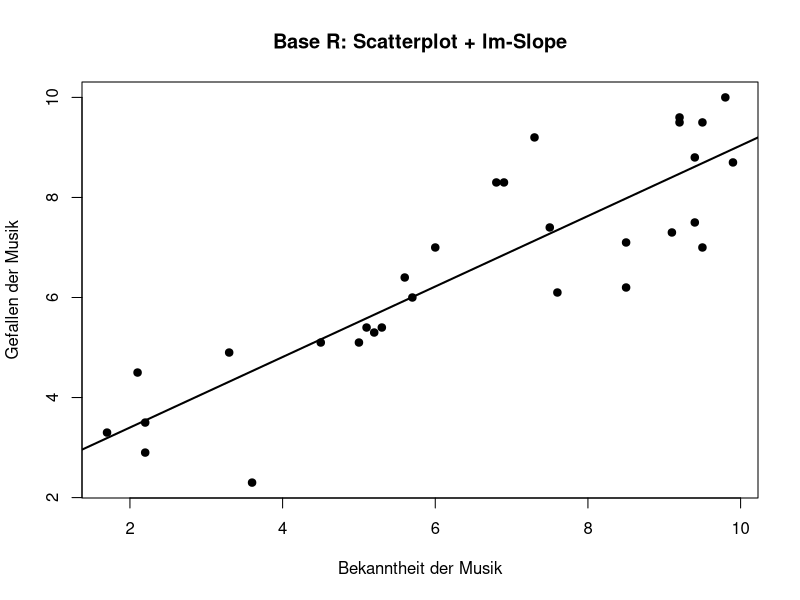
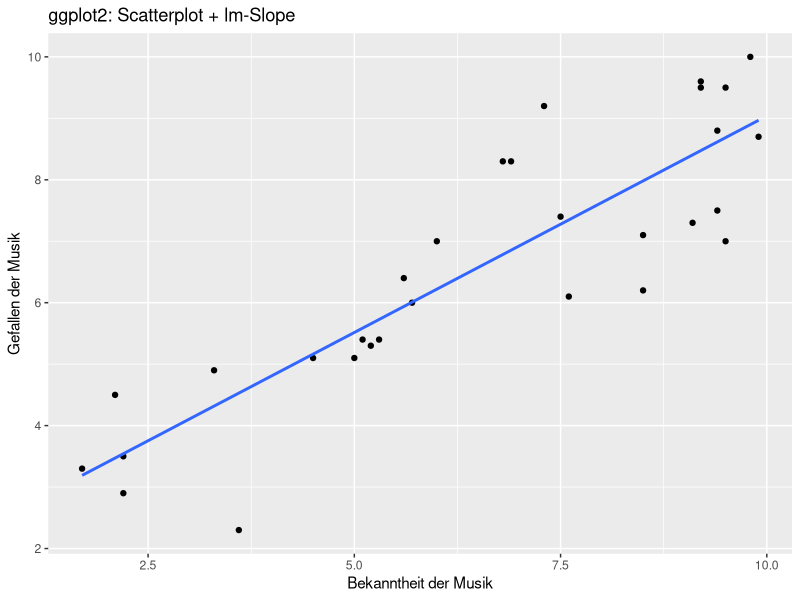
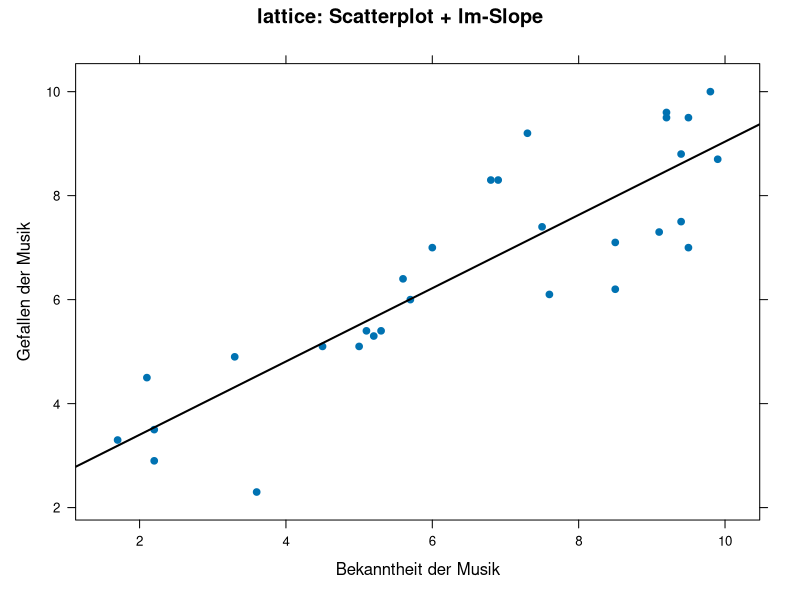

Write R code to recreate these figures, in order.
## 1) Kleiner Beispiel-Datensatz (positive Korrelation)
set.seed(42)

n <- 30
bekanntheit <- round(runif(n, 1, 10), 1)                 # 1..10
gefallen    <- round(2 + 0.75*bekanntheit + rnorm(n, 0, 0.9), 1)  # positiv korreliert

musik <- data.frame(
  bekanntheit = bekanntheit,
  gefallen    = gefallen
)

# Optional: Korrelation checken
cor(musik$bekanntheit, musik$gefallen)

## Lineares Modell
mod <- lm(gefallen ~ bekanntheit, data = musik)

# ------------------------------------------------------------
## 2) Base R: Scatterplot + Regressionsgerade
plot(gefallen ~ bekanntheit, data = musik,
     pch = 19,
     xlab = "Bekanntheit der Musik",
     ylab = "Gefallen der Musik",
     main = "Base R: Scatterplot + lm-Slope")
abline(mod, lwd = 2)

# ------------------------------------------------------------
## 3) ggplot2: Scatterplot + lm-Slope
# install.packages("ggplot2")
library(ggplot2)

ggplot(musik, aes(x = bekanntheit, y = gefallen)) +
  geom_point() +
  geom_smooth(method = "lm", se = FALSE) +
  labs(
    title = "ggplot2: Scatterplot + lm-Slope",
    x = "Bekanntheit der Musik",
    y = "Gefallen der Musik"
  )

# ------------------------------------------------------------
## 4) lattice: Scatterplot + lm-Slope
# install.packages("lattice")
library(lattice)

xyplot(gefallen ~ bekanntheit, data = musik,
       xlab = "Bekanntheit der Musik",
       ylab = "Gefallen der Musik",
       main = "lattice: Scatterplot + lm-Slope",
       panel = function(x, y, ...) {
         panel.xyplot(x, y, pch = 19, ...)
         panel.abline(lm(y ~ x), lwd = 2)
       })
